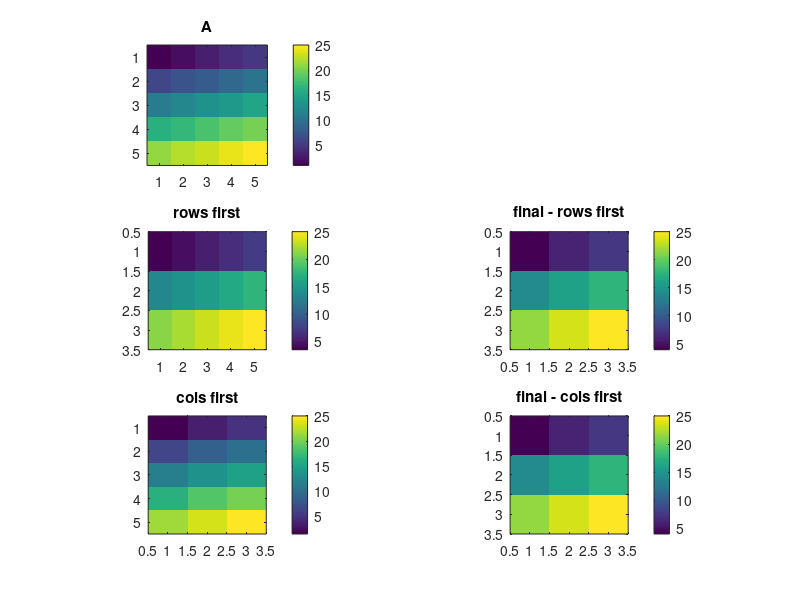

The MATLAB script that drew this image:
clear all; close all; clc
%% parc test
A = reshape(1:25,5,5)'; % mock matrix
parc = [1 1 2 2 3]; % mock parcellation
N = length(A);
nparc = length(unique(parc)); % number of rois
A_parc_int_rows = nan(nparc,N);
A_parc_int_cols = nan(N,nparc);
A_parc_rows = nan(nparc);
A_parc_cols = nan(nparc);

f=figure;
subplot(3,2,1);
imagesc(A); colorbar; axis square;
title('A');

subplot(3,2,3);
for roi = 1:nparc
    A_parc_int_rows(roi,:) = mean(A(parc==roi,:),1);
end
imagesc(A_parc_int_rows); colorbar; axis square;
title('rows first');

subplot(3,2,4);
for roi = 1:nparc
    A_parc_rows(:,roi) = mean(A_parc_int_rows(:,parc==roi),2);
end
imagesc(A_parc_rows); colorbar; axis square;
title('final - rows first');

subplot(3,2,5);
for roi = 1:nparc
    A_parc_int_cols(:,roi) = mean(A(:,parc==roi),2);
end
imagesc(A_parc_int_cols); colorbar; axis square;
title('cols first');

subplot(3,2,6);
for roi = 1:nparc
    A_parc_cols(roi,:) = mean(A_parc_int_cols(parc==roi,:),1);
end
imagesc(A_parc_cols); colorbar; axis square;
title('final - cols first');
